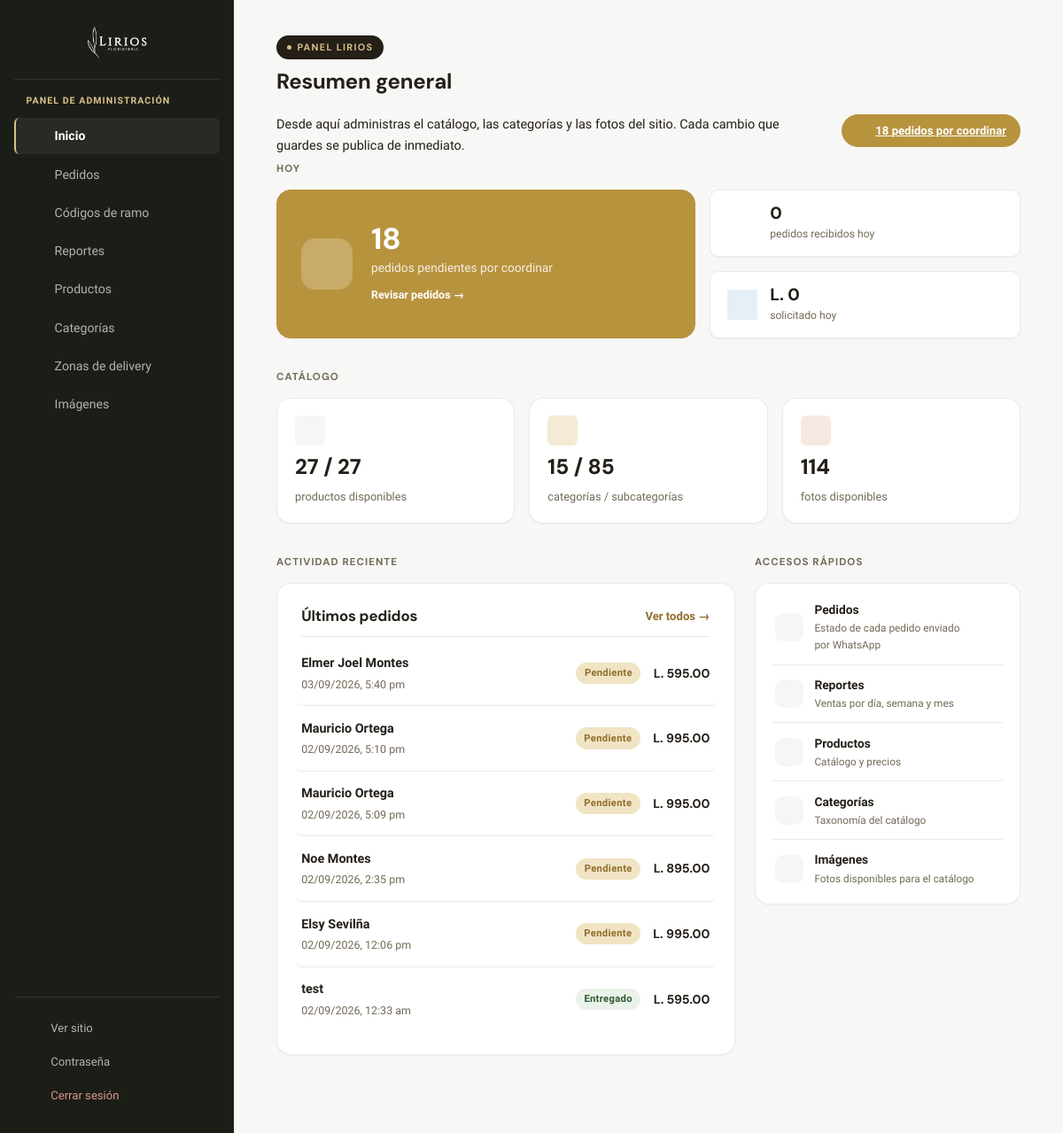
Screenshot of /admin/dashboard.php (signed in) with the database file from the repository.
### tables this page shows
CREATE TABLE pedidos (
  id                   INT AUTO_INCREMENT PRIMARY KEY,
  cliente_nombre       VARCHAR(150) DEFAULT NULL,
  telefono             VARCHAR(30) DEFAULT NULL,
  fecha_entrega        DATE DEFAULT NULL,
  hora_entrega         VARCHAR(20) DEFAULT NULL,
  tipo_entrega         VARCHAR(40) DEFAULT NULL,
  direccion            VARCHAR(300) DEFAULT NULL,
  zona_delivery_id     INT DEFAULT NULL,
  zona_delivery_nombre VARCHAR(100) DEFAULT NULL,  
  costo_delivery       DECIMAL(10,2) NOT NULL DEFAULT 0,
  dedicatoria          VARCHAR(300) DEFAULT NULL,
  forma_pago           VARCHAR(100) DEFAULT NULL,
  nota                 VARCHAR(500) DEFAULT NULL,
  ip                   VARCHAR(45) DEFAULT NULL,
  estado               ENUM('pendiente','coordinado','entregado') NOT NULL DEFAULT 'pendiente',
  total                DECIMAL(10,2) NOT NULL,
  creado_en            DATETIME NOT NULL DEFAULT CURRENT_TIMESTAMP,
  FOREIGN KEY (zona_delivery_id) REFERENCES zonas_delivery(id) ON DELETE SET NULL
);

### admin/includes/functions.php (called while the page is built, shortened)
<?php
function e(?string $texto): string
{
    return htmlspecialchars((string) $texto, ENT_QUOTES, 'UTF-8');
}

### config/db.php (called while the page is built, shortened)
<?php
function db(): PDO
{
    static $pdo = null;
    if ($pdo === null) {
        try {
            $pdo = new PDO(
                'mysql:host=' . DB_HOST . ';dbname=' . DB_NAME . ';charset=utf8mb4',
                DB_USER,
                DB_PASS,
                [
                    PDO::ATTR_ERRMODE => PDO::ERRMODE_EXCEPTION,
                    PDO::ATTR_DEFAULT_FETCH_MODE => PDO::FETCH_ASSOC,
                    PDO::ATTR_EMULATE_PREPARES => false,
                ]
            );
        } catch (PDOException $e) {
            error_log('[lirios] No se pudo conectar a la base de datos: ' . $e->getMessage());
            fallar_conexion_bd();
        }
    }
    return $pdo;
}

### admin/dashboard.php (the view, shortened to what this page needs)
<?php
require_once __DIR__ . '/includes/functions.php';
require_once __DIR__ . '/includes/layout.php';
$totalProductos = (int) db()->query('SELECT COUNT(*) FROM productos')->fetchColumn();
$totalDisponibles = (int) db()->query('SELECT COUNT(*) FROM productos WHERE disponible = 1')->fetchColumn();
$totalCategorias = (int) db()->query('SELECT COUNT(*) FROM categorias')->fetchColumn();
$totalSubcategorias = (int) db()->query('SELECT COUNT(*) FROM subcategorias')->fetchColumn();
$imagenes = is_dir(IMAGENES_DIR)
    ? glob(IMAGENES_DIR . '/*.{jpg,jpeg,png,webp}', GLOB_BRACE)
    : [];
$stmtHoy = db()->prepare('SELECT COUNT(*) AS pedidos, COALESCE(SUM(total),0) AS ingresos FROM pedidos WHERE creado_en >= ?');
$stmtHoy->execute([date('Y-m-d') . ' 00:00:00']);
$hoy = $stmtHoy->fetch();
$pedidosHoy = (int) $hoy['pedidos'];
$ingresosHoy = (float) $hoy['ingresos'];
$pedidosPendientes = (int) db()->query("SELECT COUNT(*) FROM pedidos WHERE estado = 'pendiente'")->fetchColumn();
$pedidosRecientes = db()->query(
    'SELECT id, cliente_nombre, total, estado, creado_en FROM pedidos ORDER BY creado_en DESC LIMIT 6'
)->fetchAll();
$accesos = [
    ['pedidos.php', 'pedidos', 'Pedidos', 'Estado de cada pedido enviado por WhatsApp'],
    ['reportes.php', 'reportes', 'Reportes', 'Ventas por día, semana y mes'],
    ['productos.php', 'productos', 'Productos', 'Catálogo y precios'],
    ['categorias.php', 'categorias', 'Categorías', 'Taxonomía del catálogo'],
    ['subir-imagen.php', 'imagenes', 'Imágenes', 'Fotos disponibles para el catálogo'],
];
admin_header('Resumen general', 'dashboard.php');
?>
<div class="dash-intro-row">
  <p class="intro">Desde aquí administras el catálogo, las categorías y las fotos del sitio. Cada cambio que guardes se publica de inmediato.</p>
  <?php if ($pedidosPendientes > 0): ?>
    <a href="pedidos.php" class="estado-pill alerta"><?= admin_icono('pedidos') ?> <?= $pedidosPendientes ?> <?= $pedidosPendientes === 1 ? 'pedido por coordinar' : 'pedidos por coordinar' ?></a>
  <?php else: ?>
    <span class="estado-pill ok"><?= admin_icono('check') ?> Todo al día</span>
  <?php endif; ?>
</div>
<div class="dash-section">
  <span class="section-label">Hoy</span>
  <div class="hero-grid">
    <a href="pedidos.php" class="hero-tile <?= $pedidosPendientes > 0 ? 'alerta' : '' ?>">
      <span class="hero-icono"><?= admin_icono($pedidosPendientes > 0 ? 'pedidos' : 'check') ?></span>
      <div>
        <span class="hero-num"><?= $pedidosPendientes ?></span>
        <span class="hero-lbl"><?= $pedidosPendientes > 0 ? ($pedidosPendientes === 1 ? 'pedido pendiente por coordinar' : 'pedidos pendientes por coordinar') : 'pedidos pendientes — no hay nada esperando' ?></span>
        <span class="hero-cta">Revisar pedidos →</span>
      </div>
    </a>
    <div class="hero-stack">
      <div class="mini-tile">
        <span class="kpi-icono"><?= admin_icono('reportes') ?></span>
        <div>
          <span class="num"><?= $pedidosHoy ?></span>
          <span class="lbl">pedidos recibidos hoy</span>
        </div>
      </div>
      <div class="mini-tile">
        <span class="kpi-icono azul"><?= admin_icono('reportes') ?></span>
        <div>
          <span class="num">L. <?= number_format($ingresosHoy, 0) ?></span>
          <span class="lbl">solicitado hoy</span>
        </div>
      </div>
    </div>
  </div>
</div>
<div class="dash-section">
  <span class="section-label">Catálogo</span>
  <div class="kpi-grid">
    <div class="kpi-tile">
      <span class="kpi-icono"><?= admin_icono('productos') ?></span>
      <span class="num"><?= $totalDisponibles ?> / <?= $totalProductos ?></span>
      <span class="lbl">productos disponibles</span>
    </div>
    <div class="kpi-tile">
      <span class="kpi-icono salvia"><?= admin_icono('categorias') ?></span>
      <span class="num"><?= $totalCategorias ?> / <?= $totalSubcategorias ?></span>
      <span class="lbl">categorías / subcategorías</span>
    </div>
    <div class="kpi-tile">
      <span class="kpi-icono terracota"><?= admin_icono('imagenes') ?></span>
      <span class="num"><?= count($imagenes) ?></span>
      <span class="lbl">fotos disponibles</span>
    </div>
  </div>
</div>
<div class="dash-body">
  <div class="dash-section" style="margin-bottom:0">
    <span class="section-label">Actividad reciente</span>
    <div class="panel">
      <div class="panel-header">
        <h2>Últimos pedidos</h2>
        <a class="ver-todo" href="pedidos.php">Ver todos →</a>
      </div>
      <?php if (!$pedidosRecientes): ?>
        <div class="panel-empty">
          <span class="panel-empty-icono"><?= admin_icono('pedidos') ?></span>
          <p>Todavía no ha entrado ningún pedido. En cuanto una clienta envíe uno por WhatsApp, aparecerá aquí.</p>
        </div>
      <?php else: ?>
        <div class="activity-list">
          <?php foreach ($pedidosRecientes as $p): ?>
            <a class="activity-row" href="pedidos.php">
              <div class="activity-main">
                <strong><?= e($p['cliente_nombre'] ?: 'Sin nombre') ?></strong>
                <span><?= e(date('d/m/Y, g:i a', strtotime($p['creado_en']))) ?></span>
              </div>
              <div class="activity-meta">
                <span class="badge <?= e($p['estado']) ?>"><?= e(ESTADOS_PEDIDO[$p['estado']] ?? $p['estado']) ?></span>
                <span class="monto">L. <?= number_format((float) $p['total'], 2) ?></span>
              </div>
            </a>
          <?php endforeach; ?>
        </div>
      <?php endif; ?>
    </div>
  </div>
  <div class="dash-section" style="margin-bottom:0">
    <span class="section-label">Accesos rápidos</span>
    <div class="panel" style="padding:0.4rem 1.2rem">
      <nav class="rail-menu">
        <?php foreach ($accesos as [$url, $icono, $nombre, $descripcion]): ?>
          <a href="<?= e($url) ?>">
            <span class="rail-icono"><?= admin_icono($icono) ?></span>
            <span class="rail-texto"><strong><?= e($nombre) ?></strong><small><?= e($descripcion) ?></small></span>
            <span class="chevron"><?= admin_icono('chevron') ?></span>
          </a>
        <?php endforeach; ?>
      </nav>
    </div>
  </div>
</div>
<?php admin_footer(); ?>

### admin/includes/layout.php (shortened to what this page needs)
<?php
function admin_icono(string $nombre): string
{
    $trazos = [
        'inicio' => '<path d="M4 11.5 12 4l8 7.5"/><path d="M6 10v8a1 1 0 0 0 1 1h3v-5h4v5h3a1 1 0 0 0 1-1v-8"/>',
        'pedidos' => '<path d="M6 3h12v17l-2.5-1.5L13 20l-2.5-1.5L8 20l-2-1.5V3Z"/><path d="M9 8h6M9 12h6M9 16h3"/>',
        'codigos' => '<path d="M9 3 7 21M17 3l-2 18M4 8h16M3 16h16"/>',
        'reportes' => '<path d="M3 20h18"/><path d="M5 20V10M12 20V4M19 20v-7"/>',
        'productos' => '<path d="M11 3h6a2 2 0 0 1 2 2v6l-9.5 9.5a1.5 1.5 0 0 1-2 0L3 16a1.5 1.5 0 0 1 0-2Z"/><circle cx="15.5" cy="7.5" r="1.25"/>',
        'categorias' => '<rect x="3.5" y="3.5" width="7" height="7" rx="1.3"/><rect x="13.5" y="3.5" width="7" height="7" rx="1.3"/><rect x="3.5" y="13.5" width="7" height="7" rx="1.3"/><rect x="13.5" y="13.5" width="7" height="7" rx="1.3"/>',
        'zonas' => '<path d="M12 21s-7-6.1-7-11.5A7 7 0 0 1 19 9.5C19 14.9 12 21 12 21Z"/><circle cx="12" cy="9.5" r="2.3"/>',
        'imagenes' => '<rect x="3.5" y="4.5" width="17" height="15" rx="2"/><circle cx="9" cy="10" r="1.6"/><path d="m5 18 5-5 3.5 3.5L18 12l1.7 1.7"/>',
        'contrasena' => '<circle cx="8" cy="15" r="3.3"/><path d="M10.3 12.7 18 5"/><path d="M15 8l2 2"/><path d="M17.3 5.7 19 7.3"/>',
        'salir' => '<path d="M9 4H6a2 2 0 0 0-2 2v12a2 2 0 0 0 2 2h3"/><path d="M15 16l4-4-4-4"/><path d="M19 12H9"/>',
        'externo' => '<path d="M14 4h6v6"/><path d="M20 4 10 14"/><path d="M18 13v5a2 2 0 0 1-2 2H6a2 2 0 0 1-2-2V8a2 2 0 0 1 2-2h5"/>',
        'check' => '<circle cx="12" cy="12" r="9"/><path d="m8.5 12.5 2.3 2.3L16 9.8"/>',
        'chevron' => '<path d="m9 6 6 6-6 6"/>',
        'filtro' => '<path d="M4 5h16l-6.2 7.2v5.3l-3.6 1.9v-7.2Z"/>',
        'buscar' => '<circle cx="11" cy="11" r="6.5"/><path d="m20 20-3.6-3.6"/>',
        'cerrar' => '<path d="M6 6l12 12M18 6 6 18"/>',
    ];
    $d = $trazos[$nombre] ?? '';
    return '<svg viewBox="0 0 24 24" fill="none" stroke="currentColor" stroke-width="1.75" '
        . 'stroke-linecap="round" stroke-linejoin="round" aria-hidden="true">' . $d . '</svg>';
}
function admin_header(string $titulo, string $activo = ''): void
{
    $items = [
        'dashboard.php' => ['inicio', 'Inicio'],
        'pedidos.php' => ['pedidos', 'Pedidos'],
        'codigos.php' => ['codigos', 'Códigos de ramo'],
        'reportes.php' => ['reportes', 'Reportes'],
        'productos.php' => ['productos', 'Productos'],
        'categorias.php' => ['categorias', 'Categorías'],
        'zonas-delivery.php' => ['zonas', 'Zonas de delivery'],
        'subir-imagen.php' => ['imagenes', 'Imágenes'],
    ];
    ?>
<!DOCTYPE html>
<html lang="es">
<head>
  <link rel="stylesheet" href="../css/admin.css?v=16">
</head>
<body class="admin-shell">
  <aside class="admin-sidebar">
    <a class="sidebar-brand" href="dashboard.php">
      <img src="../images/Logo_Negativo.png" alt="LIRIOS Floristería">
    </a>
    <span class="sidebar-eyebrow">Panel de administración</span>
    <nav class="sidebar-nav">
      <?php foreach ($items as $url => [$icono, $nombre]): ?>
        <a href="<?= e($url) ?>" class="<?= $activo === $url ? 'activo' : '' ?>">
          <span class="sidebar-icon"><?= admin_icono($icono) ?></span>
          <?= e($nombre) ?>
        </a>
      <?php endforeach; ?>
    </nav>
    <div class="sidebar-footer">
      <a href="../index.html" target="_blank" rel="noopener">
        <span class="sidebar-icon"><?= admin_icono('externo') ?></span> Ver sitio
      </a>
      <a href="cambiar-password.php" class="<?= $activo === 'cambiar-password.php' ? 'activo' : '' ?>">
        <span class="sidebar-icon"><?= admin_icono('contrasena') ?></span> Contraseña
      </a>
      <a href="logout.php" class="salir">
        <span class="sidebar-icon"><?= admin_icono('salir') ?></span> Cerrar sesión
      </a>
    </div>
  </aside>
  <div class="admin-content">
    <span class="eyebrow">Panel LIRIOS</span>
    <h1><?= e($titulo) ?></h1>
<?php
}
function admin_footer(): void
{
    ?>
  </div>
</body>
</html>
    <?php
}

### rows the page displays
pedidos: cliente_nombre "Elmer Joel Montes", creado_en "03/09/2026, 5:40 pm", estado "Pendiente", total "595.00"
pedidos: cliente_nombre "Mauricio Ortega", creado_en "02/09/2026, 5:10 pm", estado "Pendiente", total "995.00"
pedidos: cliente_nombre "Mauricio Ortega", creado_en "02/09/2026, 5:09 pm", estado "Pendiente", total "995.00"
pedidos: cliente_nombre "Noe Montes", creado_en "02/09/2026, 2:35 pm", estado "Pendiente", total "895.00"
pedidos: cliente_nombre "Elsy Sevilña", creado_en "02/09/2026, 12:06 pm", estado "Pendiente", total "995.00"
pedidos: cliente_nombre "test", creado_en "02/09/2026, 12:33 am", estado "Entregado", total "595.00"

### other values shown
$nombre "Inicio"
$nombre "Pedidos"
$nombre "Códigos de ramo"
$nombre "Reportes"
$nombre "Productos"
$nombre "Categorías"
$nombre "Zonas de delivery"
$nombre "Imágenes"
$titulo "Resumen general"
$pedidosPendientes "18"
$pedidosHoy "0"
$ingresosHoy "0"
$totalDisponibles "27"
$totalProductos "27"
$totalCategorias "15"
